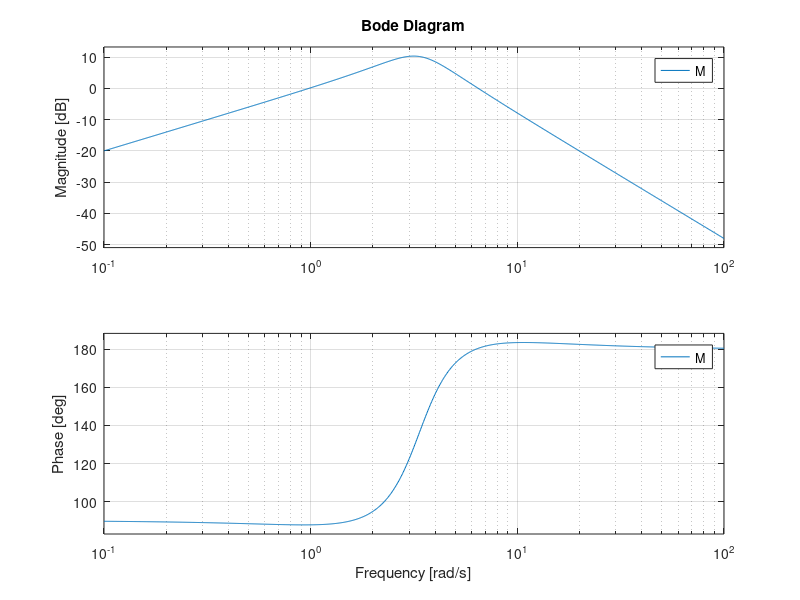

The MATLAB source for this figure:
clc;
clear all;
% close all;

%%task 2
t = 1:0.01:10;
excitation_sin = 0.05*sin(3*t);

m_p = 0.16; %kg
c_p = 0.4; %Ns/m
k_p = 6.32; %N/m
w_n = sqrt(k_p/m_p);
zeta= c_p/(2*sqrt(k_p*m_p));
h_p = 2*zeta*w_n*m_p - k_p;
h_d = m_p;
h_i = m_p*(w_n)^2; 

% d_d_mat=[0.01 0.1 1 10 100  ];
% d_p_mat=[0.01 0.1 1 10 100  ];
% for l1=1:length(d_d_mat)
%     d_d=d_d_mat(l1);
%  for l2=1:length(d_p_mat)
%     d_p=d_p_mat(l2);
% for d_d=0:0.2:1
%     for d_p=0:0.2:1
% coeff=coeff +1;    

% G = tf([0,0,k_p],[m_p,d_d,k_p+d_p]);
M = tf([0,k_p,0],[m_p,h_d,(k_p+h_p),h_i]);
bode(M)
% figure(1)
% impulse(M*0.05) % impulse excitation
% hold on;
% figure(2)
% lsim(M,excitation_sin,t) % sine excitation
% hold on;

% impulse(H*0.05,1) % impulse excitation
zeta_calc = (k_p+h_p)/(2*w_n*m_p);
w_calc = (k_p+h_p)/(2*zeta*m_p);
% utsav(1,coeff)=d_d;
% utsav(2,coeff)=d_p;
%  end
% end